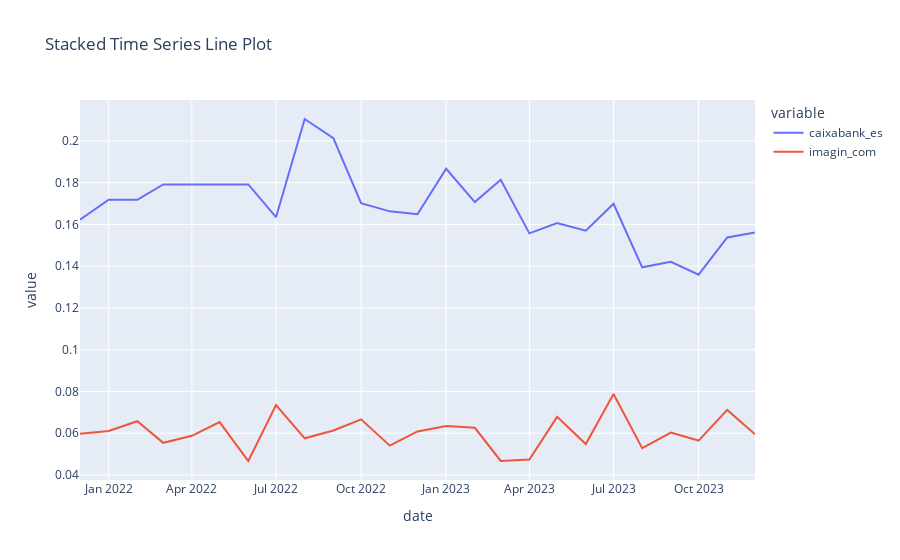

The code cell stored with this chart in its notebook:
### Markdown cell above
Imagin.com was launched by Caixa Bank and may attribute to the negative growth rate for Caixa Bank. This would be interesting to look into.

### Code cell
# plot the cross visitation as a time series including only imagin.com and caixa bank 

fig = px.line(cross_visitation_data[['caixabank_es','imagin_com','date']], x='date', y=['caixabank_es','imagin_com'], title='Stacked Time Series Line Plot')
fig.show()

### Figure 1 — Plotly figure (JSON) as saved in the notebook; plotly's stock layout.template omitted (floating-point values rounded to 4 significant figures)
{"data": [{"hovertemplate": "variable=caixabank_es<br>date=%{x}<br>value=%{y}<extra></extra>", "legendgroup": "caixabank_es", "line": {"color": "#636efa", "dash": "solid"}, "marker": {"symbol": "circle"}, "mode": "lines", "name": "caixabank_es", "orientation": "v", "showlegend": true, "type": "scatter", "x": ["2021-12-01T00:00:00", "2022-01-01T00:00:00", "2022-02-01T00:00:00", "2022-03-01T00:00:00", "2022-04-01T00:00:00", "2022-05-01T00:00:00", "2022-06-01T00:00:00", "2022-07-01T00:00:00", "2022-08-01T00:00:00", "2022-09-01T00:00:00", "2022-10-01T00:00:00", "2022-11-01T00:00:00", "2022-12-01T00:00:00", "2023-01-01T00:00:00", "2023-02-01T00:00:00", "2023-03-01T00:00:00", "2023-04-01T00:00:00", "2023-05-01T00:00:00", "2023-06-01T00:00:00", "2023-07-01T00:00:00", "2023-08-01T00:00:00", "2023-09-01T00:00:00", "2023-10-01T00:00:00", "2023-11-01T00:00:00", "2023-12-01T00:00:00"], "xaxis": "x", "y": [0.1623, 0.1718, 0.1718, 0.1792, 0.1792, 0.1792, 0.1792, 0.1635, 0.2105, 0.2014, 0.1702, 0.1663, 0.1649, 0.1867, 0.1708, 0.1814, 0.1557, 0.1607, 0.157, 0.1699, 0.1395, 0.1421, 0.136, 0.1538, 0.1562], "yaxis": "y"}, {"hovertemplate": "variable=imagin_com<br>date=%{x}<br>value=%{y}<extra></extra>", "legendgroup": "imagin_com", "line": {"color": "#EF553B", "dash": "solid"}, "marker": {"symbol": "circle"}, "mode": "lines", "name": "imagin_com", "orientation": "v", "showlegend": true, "type": "scatter", "x": ["2021-12-01T00:00:00", "2022-01-01T00:00:00", "2022-02-01T00:00:00", "2022-03-01T00:00:00", "2022-04-01T00:00:00", "2022-05-01T00:00:00", "2022-06-01T00:00:00", "2022-07-01T00:00:00", "2022-08-01T00:00:00", "2022-09-01T00:00:00", "2022-10-01T00:00:00", "2022-11-01T00:00:00", "2022-12-01T00:00:00", "2023-01-01T00:00:00", "2023-02-01T00:00:00", "2023-03-01T00:00:00", "2023-04-01T00:00:00", "2023-05-01T00:00:00", "2023-06-01T00:00:00", "2023-07-01T00:00:00", "2023-08-01T00:00:00", "2023-09-01T00:00:00", "2023-10-01T00:00:00", "2023-11-01T00:00:00", "2023-12-01T00:00:00"], "xaxis": "x", "y": [0.05973, 0.06105, 0.06573, 0.0554, 0.05876, 0.06535, 0.04669, 0.07347, 0.05757, 0.0613, 0.06667, 0.05405, 0.06084, 0.06341, 0.06258, 0.04673, 0.04743, 0.06785, 0.05479, 0.07877, 0.05285, 0.06028, 0.05648, 0.07116, 0.05952], "yaxis": "y"}], "layout": {"legend": {"title": {"text": "variable"}, "tracegroupgap": 0}, "title": {"text": "Stacked Time Series Line Plot"}, "xaxis": {"anchor": "y", "domain": [0, 1], "title": {"text": "date"}}, "yaxis": {"anchor": "x", "domain": [0, 1], "title": {"text": "value"}}}}
